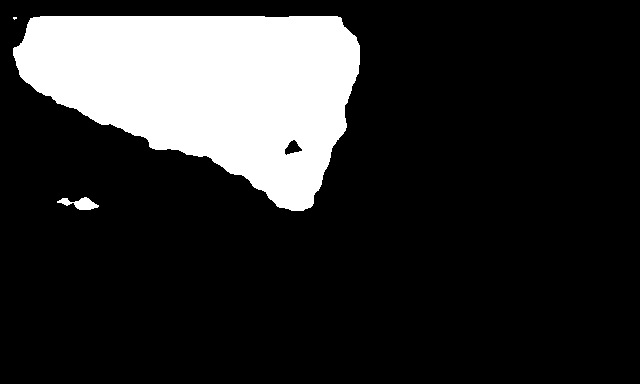
#> input picture runs/segment/exp2/masks/6_000456_0.png, 640 x 384 px, found by its file name
$ python pixel_tiles_viz.py
#> lines starting #> are read from the running program, lines starting #| are printed output that depends on the picture; after the words box and inside, x2 and y2 are one past the last pixel; in counts of white or black regions, pixels touching at a corner belong together
#> in _load_mask, `m = cv2.imread(str(mask_path), 0)`: m: shape (384, 640); 18.1% white; 3 white regions (1 under 20 px), largest, box (x1, y1, x2, y2) and area: (13, 16, 360, 211) 44075, (57, 197, 99, 210) 284
### app/mapping/pixel_tiles.py
from __future__ import annotations

"""Pixel-domain tiling utilities.

目标：
- 将二值 mask(像素域) 以固定 tile 尺寸 (tile_w_px, tile_h_px) 栅格化
- 输出稀疏矩形集合：List[(x, y, w, h, coverage)]，其中 (x,y) 是 tile 左上角像素坐标

说明：
- coverage = tile 内前景像素占比，用于过滤噪声
- 不依赖 OpenCV，直接用 numpy
"""

from dataclasses import dataclass

import numpy as np


@dataclass(frozen=True, slots=True)
class TileRect:
    x: int
    y: int
    w: int
    h: int
    coverage: float


def mask_to_tiles_xywh(
    mask: np.ndarray,
    *,
    tile_w_px: int,
    tile_h_px: int,
    min_coverage: float = 0.3,
) -> list[TileRect]:
#> called with tile_w_px = 16, tile_h_px = 16, min_coverage = 0.3
    if mask is None or not isinstance(mask, np.ndarray):
        return []
    if mask.ndim != 2:
        raise ValueError(f"mask must be 2D array, got shape={getattr(mask, 'shape', None)}")

    h, w = mask.shape
#> h = 384; w = 640
    tw = max(1, int(tile_w_px))
    th = max(1, int(tile_h_px))
    min_cov = float(min_coverage)

    tiles: list[TileRect] = []
    # iterate tiles in image bounds; ignore partial tiles on right/bottom for determinism
    max_x0 = (w // tw) * tw
#> max_x0 = 640
    max_y0 = (h // th) * th
#> max_y0 = 384

    for y0 in range(0, max_y0, th):
        for x0 in range(0, max_x0, tw):
            roi = mask[y0 : y0 + th, x0 : x0 + tw]
            # treat non-zero as foreground
            fg = int(np.count_nonzero(roi))
            if fg == 0:
                continue
            cov = fg / float(tw * th)
            if cov < min_cov:
                continue
            tiles.append(TileRect(x=x0, y=y0, w=tw, h=th, coverage=float(cov)))
#> after the loop, tiles = 184 items

    return tiles

### app/mapping/pixel_tiles_viz.py
from __future__ import annotations


import sys
from pathlib import Path
sys.path.insert(0, str(Path(__file__).resolve().parents[2]))

"""Visualization helpers for pixel-domain tiles.

This module is optional and only used for debugging / inspection.

Usage (example):
    python -m app.mapping.pixel_tiles_viz --mask-path path/to/mask.png --tile-w-px 16 --tile-h-px 16 --min-coverage 0.3
"""

import argparse
from dataclasses import asdict
from pathlib import Path

import matplotlib.pyplot as plt
import numpy as np

try:
    import cv2  # type: ignore
except Exception:  # pragma: no cover
    cv2 = None

from app.mapping.pixel_tiles import mask_to_tiles_xywh


def draw_tiles_on_mask(
    mask: np.ndarray,
    *,
    tile_w_px: int,
    tile_h_px: int,
    min_coverage: float = 0.3,
    ax: plt.Axes | None = None,
    title: str | None = None,
):
    """Draw sparse tiles as rectangles on top of a mask.

    Returns:
        (ax, tiles)
    """

    tiles = mask_to_tiles_xywh(mask, tile_w_px=tile_w_px, tile_h_px=tile_h_px, min_coverage=min_coverage)
#> tiles = 184 items

    if ax is None:
        _, ax = plt.subplots(figsize=(7, 7))

    # show mask as grayscale
    ax.imshow(mask, cmap="gray", vmin=0, vmax=255)

    for t in tiles:
        rect = plt.Rectangle(
            (t.x, t.y),
            t.w,
            t.h,
            fill=False,
            edgecolor="lime",
            linewidth=1.5,
        )
        ax.add_patch(rect)
        ax.text(
            t.x + 1,
            t.y + 10,
            f"{t.coverage:.2f}",
            color="yellow",
            fontsize=7,
            bbox=dict(facecolor="black", alpha=0.35, pad=1, edgecolor="none"),
        )

    if title:
        ax.set_title(title)
    ax.set_axis_off()

    return ax, tiles


def _load_mask(mask_path: Path) -> np.ndarray:
    if cv2 is not None:
        m = cv2.imread(str(mask_path), 0)
        if m is not None:
            return m
    # fallback: matplotlib imread (may return float 0..1)
    m = plt.imread(mask_path)
    if m.ndim == 3:
        m = m[..., 0]
    if m.dtype != np.uint8:
        m = (m * 255.0).astype(np.uint8)
    return m


def parse_args() -> argparse.Namespace:
    p = argparse.ArgumentParser(description="Visualize pixel-domain tiles (xywh) on top of a mask image")
    p.add_argument("--mask-path", type=str, required=True, help="Path to a single mask PNG")
    p.add_argument("--tile-w-px", type=int, required=True)
    p.add_argument("--tile-h-px", type=int, required=True)
    # [4 lines of commented-out code are left out]
    p.add_argument("--save", type=str, default=None, help="Optional output path to save the visualization PNG")
    return p.parse_args()


def main(
    mask_path: str = "runs/segment/exp2/masks/6_000456_0.png",
    tile_w_px: int = 16,
    tile_h_px: int = 16,
    min_coverage: float = 0.3,
    save: str | None = None
) -> None:
    mask_path = Path(mask_path)
    mask = _load_mask(mask_path)

    ax, tiles = draw_tiles_on_mask(
        mask,
        tile_w_px=tile_w_px,
        tile_h_px=tile_h_px,
        min_coverage=min_coverage,
        title=None,
    )
#> tiles = 184 items
    ax.set_title(f"tiles={len(tiles)} | {mask_path.name}")

    if save:
        out = Path(save)
        out.parent.mkdir(parents=True, exist_ok=True)
        ax.figure.savefig(out, dpi=150, bbox_inches="tight")
        print(f"saved: {out}")
    else:
        plt.show()
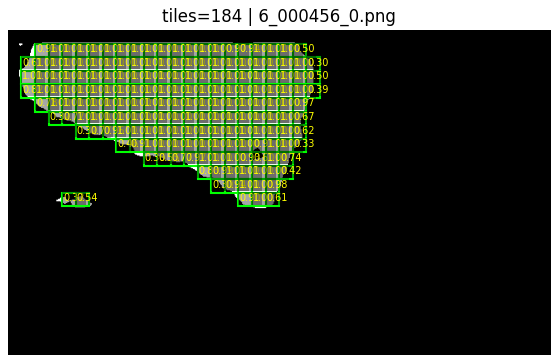
#> figure drawn by matplotlib, 1 panel

    print([asdict(t) for t in tiles])
#> (printed output is left out)

if __name__ == "__main__":

    main()

# python -m app.mapping.pixel_tiles_viz --mask-path runs/segment/exp2/masks/1_000456_2.png --tile-w-px 16 --tile-h-px 16 --min-coverage 0.3
